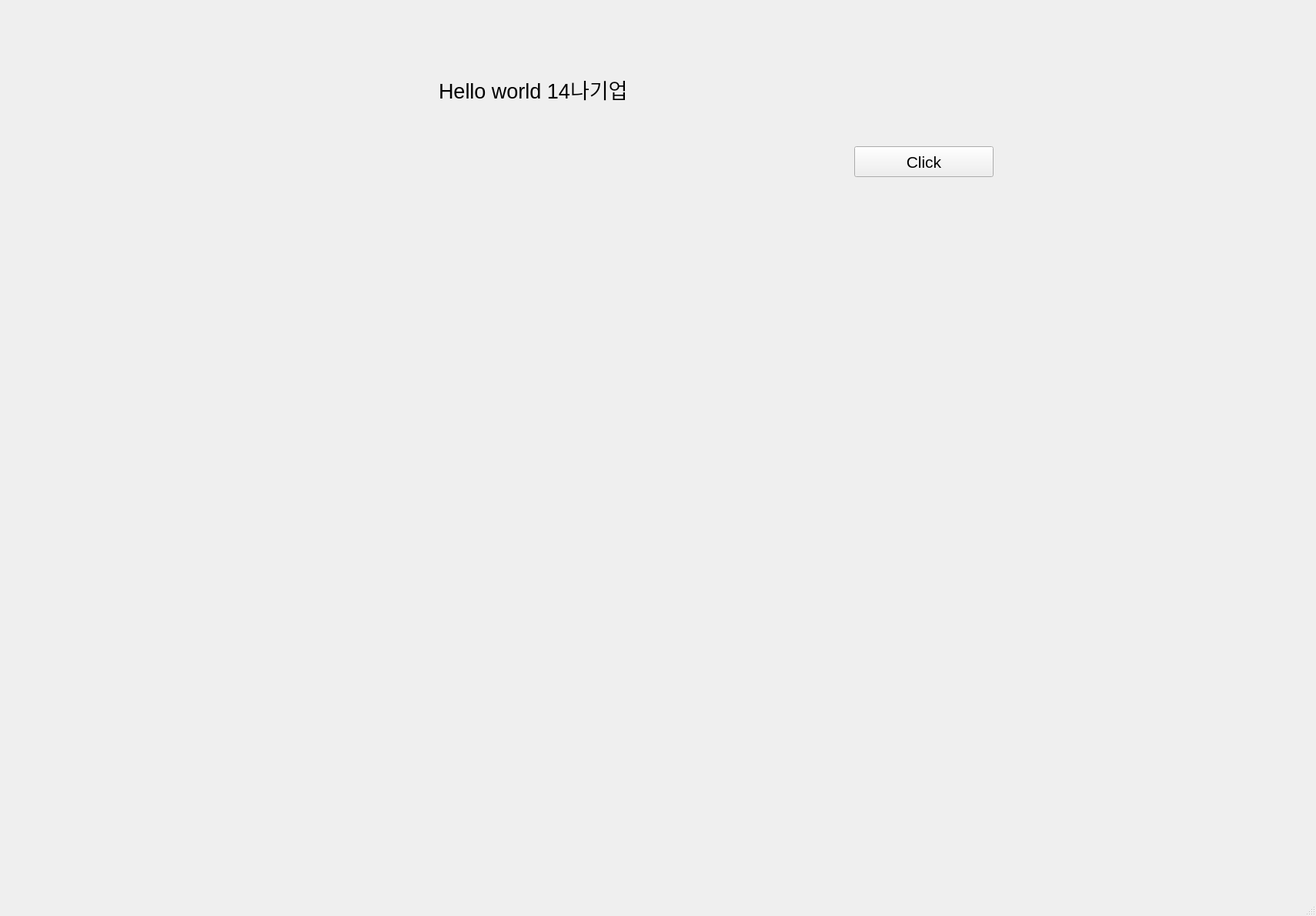
<?xml version="1.0" encoding="UTF-8"?>
<ui version="4.0">
 <class>MainWindow</class>
 <widget class="QMainWindow" name="MainWindow">
  <property name="geometry">
   <rect>
    <x>0</x>
    <y>0</y>
    <width>1710</width>
    <height>1190</height>
   </rect>
  </property>
  <property name="windowTitle">
   <string>MainWindow</string>
  </property>
  <widget class="QWidget" name="centralwidget">
   <widget class="QLabel" name="label">
    <property name="geometry">
     <rect>
      <x>570</x>
      <y>20</y>
      <width>621</width>
      <height>191</height>
     </rect>
    </property>
    <property name="font">
     <font>
      <pointsize>20</pointsize>
     </font>
    </property>
    <property name="text">
     <string>Hello world 14나기업</string>
    </property>
   </widget>
   <widget class="QPushButton" name="pushButton">
    <property name="geometry">
     <rect>
      <x>1110</x>
      <y>190</y>
      <width>181</width>
      <height>40</height>
     </rect>
    </property>
    <property name="font">
     <font>
      <pointsize>16</pointsize>
     </font>
    </property>
    <property name="text">
     <string>Click</string>
    </property>
   </widget>
  </widget>
  <widget class="QMenuBar" name="menubar">
   <property name="geometry">
    <rect>
     <x>0</x>
     <y>0</y>
     <width>1710</width>
     <height>36</height>
    </rect>
   </property>
  </widget>
  <widget class="QStatusBar" name="statusbar"/>
 </widget>
 <resources/>
 <connections/>
</ui>
